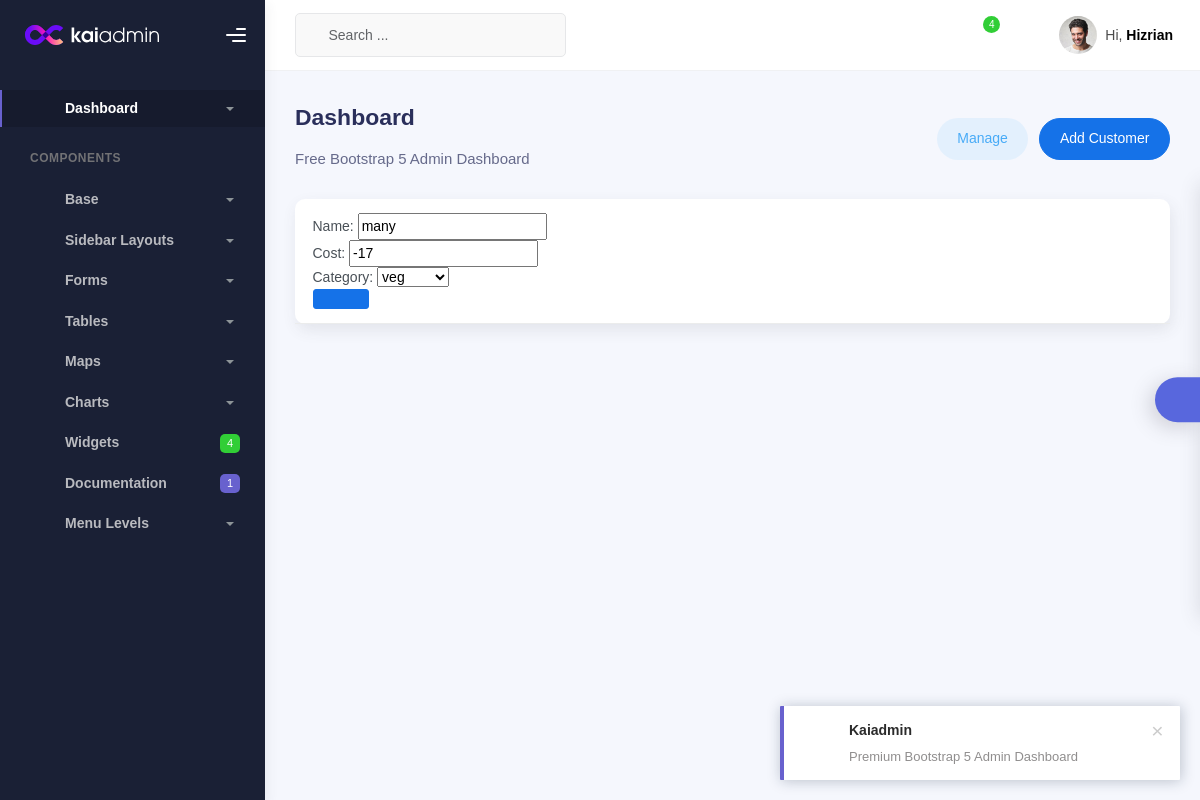
/food_update/11/, run on the app's committed database.
### my_app/models.py (models this page shows)
class Food(models.Model):
    food_category = (
        ('veg','veg'),
        ('non','non veg')
    )
    name = models.CharField(max_length=20)
    cost = models.IntegerField()
    category = models.CharField(max_length=20,choices = food_category)

### my_app/views.py (the view)
# urls.py: path('food_update/<int:id>/',views.food_update,name= 'food_update')
def food_update(request,id):
    data = Food.objects.get(id=id)
    form = food_forms(instance = data)
    if request.method == 'POST':
        data = food_forms(request.POST,instance=data)
        if data.is_valid():
            data.save()
    return render(request,"update.html",{'form':form})

### my_app/forms.py
class food_forms(forms.ModelForm):
    class Meta:
        model = Food
        fields = ("__all__")

### templates/update.html (shortened to what this page needs)
{% extends 'kai.html' %}
{% block content %}
<form method ='post'>
    {{form}}
    <button type="submit" class="btn btn-primary"</button>
</form>
{% endblock %}

### data on the page
Food: name "many", cost "-17", category "veg"
